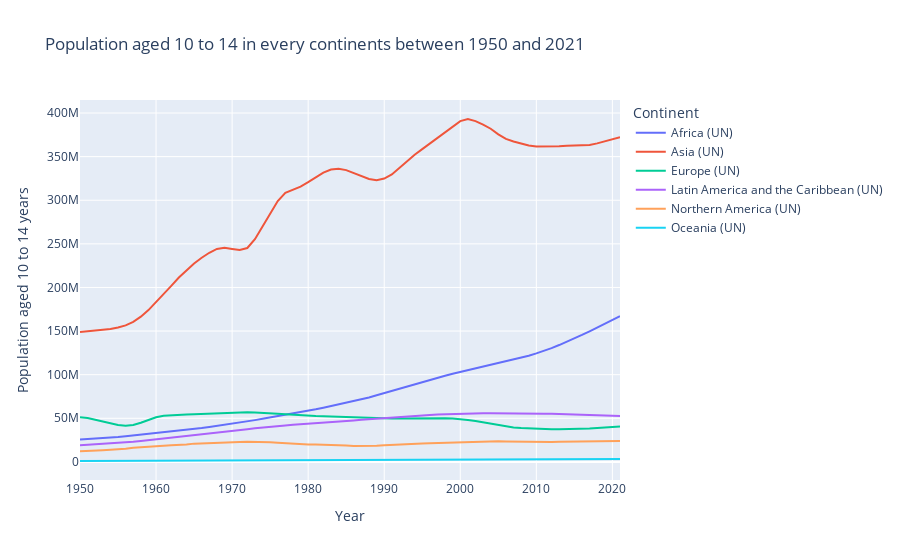

The notebook cell this image was saved under:
### Markdown cell above
## 2.4: Population aged 10 to 14 years

### Code cell
# Filter the DataFrame to select data related to other continents
continents_data = filtered_pop[~filtered_pop['Continents and World'].isin(['World'])]

# Columns to include in the plot
columns_to_plot = ['Population aged 10 to 14 years']

# Create an interactive line plot with multiple curves using Plotly Express
fig = px.line(continents_data, x='Year', y='Population aged 10 to 14 years', color='Continents and World', 
              title='Population aged 10 to 14 in every continents between 1950 and 2021', 
              labels={'value': 'Population', 'Year': 'Year', 'Continents and World': 'Continent'})

# Show the interactive line plot
fig.show()
